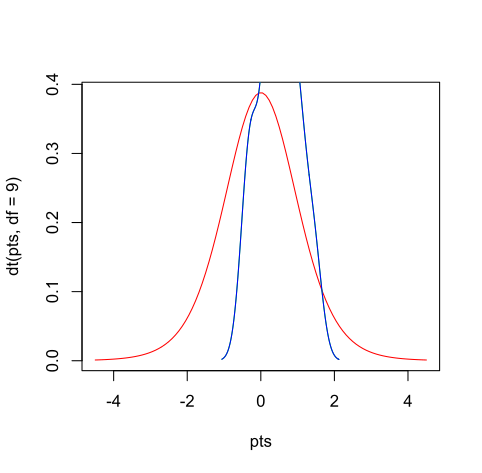

This figure's R source:
x <- rnorm(10)

y <-rnorm(10)

 pts = seq(-4.5,4.5,length=100)

plot(pts,dt(pts,df=9), col='red',type='l')

lines(density(x), col='green')

lines(density(x), col='blue')

ttest = t.test(x,y)
